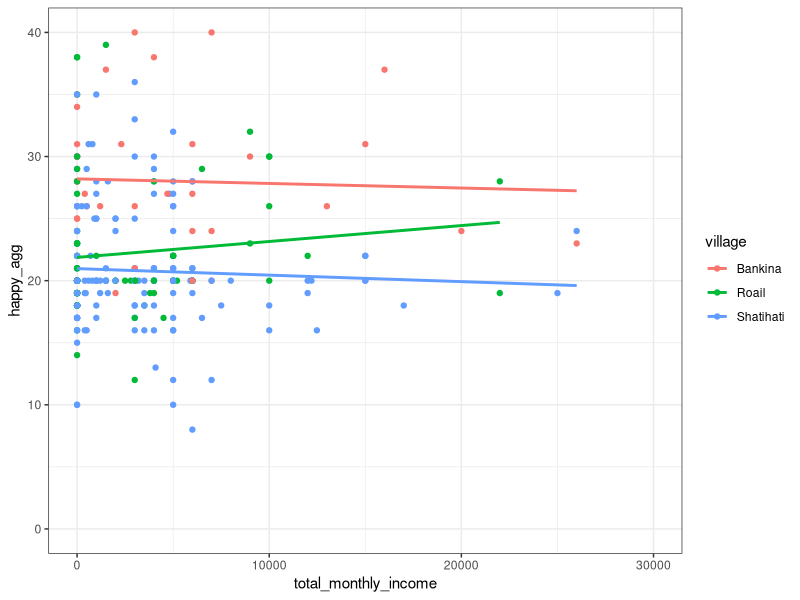
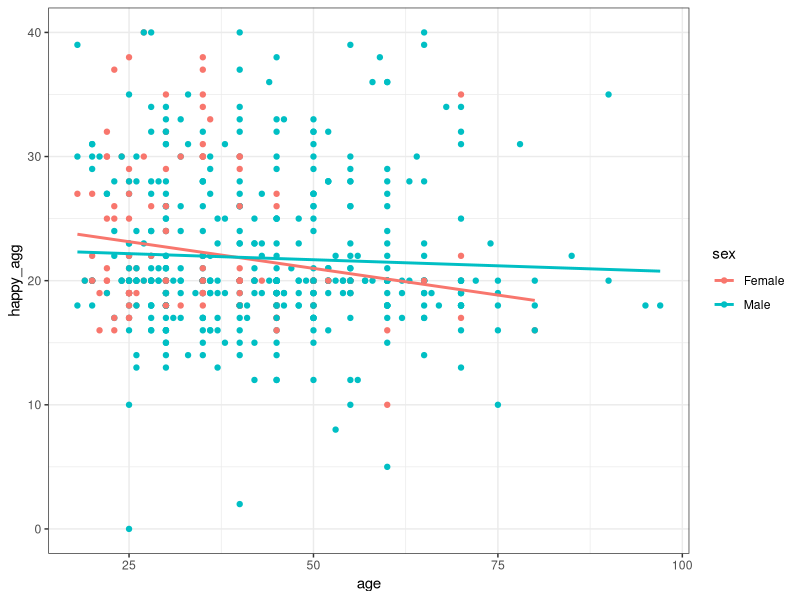
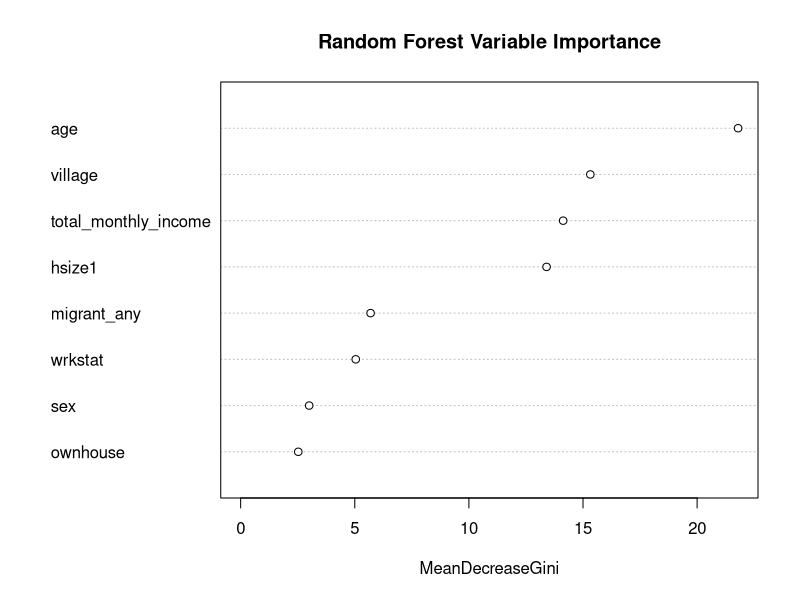
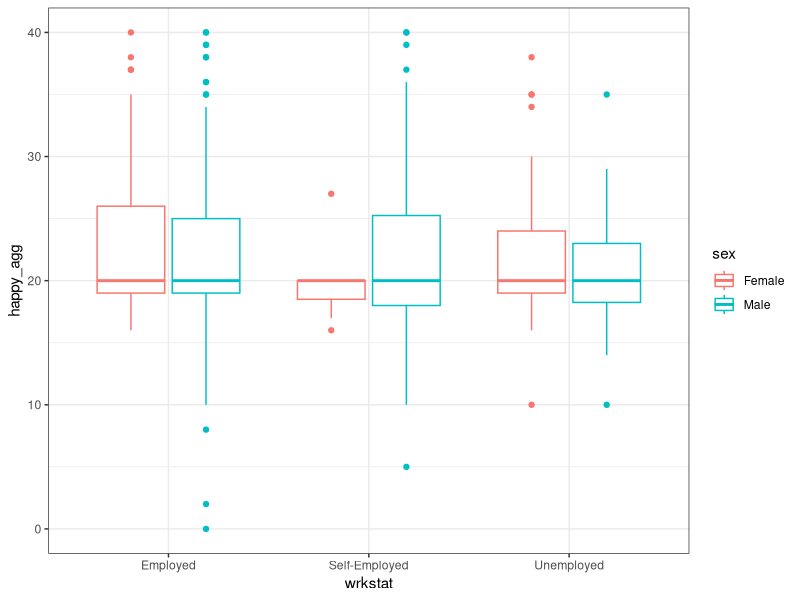

R code for these plots, in order:
#Cleaning and Isolating the Household dataset down to variables that we want to use
#I am using the hosuehold data csv file in the most recent version
#You should import the dataset manually from your computer and then select and hit import dataset again and make sure it is in your environment

library(readr)
library(tidyverse)
library(randomForest)

Household <- read_csv("Household.csv")

data <- Household


for (i in 1:nrow(data)){
  if (data$mo_wageinc1[i] == ".n"){
    data$mo_wageinc1[i] <- 0
  }
  
  if (data$mo_nonwageinc1[i] == ".n"){
    data$mo_nonwageinc1[i] <- 0
  }
  
  if (data$mo_wageinc2[i] == ".n"){
    data$mo_wageinc2[i] <- 0
  }
  
  if (data$mo_nonwageinc2[i] == ".n"){
    data$mo_nonwageinc2[i] <- 0
  }
}

data_1 <- data %>%
  select(newid, hsize1, village, migrant_any, wrkstat, age, sex, marital, happy, happy_future, ownhouse, mo_wageinc1, mo_nonwageinc1, mo_wageinc2, mo_nonwageinc2, happy_past, satcur_job, satcur_achieve, satcur_livstandard, satcur_health, satcur_safe, satcur_comm, satcur_finsec, satcur_leistime, satcur_socenv, satcur_fam) %>%
  mutate(hsize1 = as.numeric(hsize1)) %>%
  mutate(age = as.numeric(age)) %>%
  mutate(mo_wageinc1 = as.numeric(mo_wageinc1)) %>%
  mutate(mo_nonwageinc1 = as.numeric(mo_nonwageinc1)) %>%
  mutate(mo_wageinc2 = as.numeric(mo_wageinc2)) %>%
  mutate(mo_nonwageinc2 = as.numeric(mo_nonwageinc2)) %>%
  filter(happy != ".m") %>%
  filter(happy_past != ".m") %>%
  filter(happy_future != ".m") %>%
  filter(satcur_job != ".n") %>%
  filter(satcur_job != ".m" & satcur_achieve != ".m" & satcur_livstandard != ".m" & satcur_health != ".m" & satcur_safe != ".m" & satcur_comm != ".m" & satcur_finsec != ".m" & satcur_leistime != ".m" & satcur_socenv != ".m" & satcur_fam  != ".m") %>%
  mutate(across(c("happy", "satcur_job", "satcur_achieve", "satcur_livstandard", "satcur_health", "satcur_safe", "satcur_comm", "satcur_finsec", "satcur_leistime", "satcur_socenv", "satcur_fam"), as.factor)) %>%
  mutate(across(c("happy", "satcur_job", "satcur_achieve", "satcur_livstandard", "satcur_health", "satcur_safe", "satcur_comm", "satcur_finsec", "satcur_leistime", "satcur_socenv", "satcur_fam"), ~ fct_relevel(., c("Not at all satisfied", "Somewhat unsatisfied", "Satisfied", "Quite satisfied", "Completely satisfied")))) %>%
  mutate(happy_past = as.factor(happy_past)) %>%
  mutate(happy_past = fct_relevel(happy_past, c("Worse", "Same", "Better"))) %>%
  mutate(happy_future = as.factor(happy_future)) %>%
  mutate(happy_future = fct_relevel(happy_future, c("Worse", "Same", "Better"))) %>%
  mutate(happy_agg = as.numeric(satcur_job) + as.numeric(satcur_achieve) + as.numeric(satcur_livstandard) + as.numeric(satcur_health) + as.numeric(satcur_safe) + as.numeric(satcur_comm) + as.numeric(satcur_finsec) + as.numeric(satcur_leistime) + as.numeric(satcur_socenv) + as.numeric(satcur_fam) - 10) %>%
  mutate(class_2 = as.factor(happy_agg > 20))
  
View(data_1) 



max(data_1$happy_agg)


#graph 1: Happiness and income scatter plot divided by sex and faceted by village

data_1 %>%
  select(mo_wageinc1, mo_nonwageinc1, mo_wageinc2, mo_nonwageinc2, village, sex, happy_agg) %>%
  na.omit() %>%
  mutate(total_monthly_income = mo_wageinc1 + mo_nonwageinc1 + mo_wageinc2 + mo_nonwageinc2) %>%
  ggplot(aes(x = total_monthly_income, y = happy_agg, color = village)) +
  geom_point() +
  scale_x_continuous(limits = c(0, 30000)) +
  scale_y_continuous(limits = c(0, 40)) +
  theme_bw() +
  geom_smooth(method = lm, se = F)



#graph 2: Happiness and age scatter plot divided by sex and faceted by village

data_1 %>%
  select(age, village, sex, happy_agg) %>%
  na.omit() %>%
  ggplot(aes(x = age, y = happy_agg, color = sex)) +
  geom_point() +
  theme_bw() +
  geom_smooth(method = lm, se = F)

#plot 3: Random Forest var importance

rf_data <- data_1 %>%
  mutate(total_monthly_income = mo_wageinc1 + mo_nonwageinc1 + mo_wageinc2 + mo_nonwageinc2) %>%
  select(hsize1, village, migrant_any, wrkstat, age, sex, ownhouse, class_2, total_monthly_income) %>%
  na.omit() 

set.seed(346587)
split_vec <- sample(x = nrow(rf_data), size = round(.8*nrow(rf_data)), replace = FALSE)


rf_data_train <- rf_data %>%
  slice(split_vec)

rf_data_test <- rf_data %>%
  anti_join(rf_data_train)
  
rf_x_data_train <- rf_data_train %>%
  select(hsize1, village, migrant_any, wrkstat, age, sex, ownhouse, total_monthly_income)

rf_y_data_train <- rf_data_train$class_2
  
rf_x_data_test <- rf_data_test %>%
  select(hsize1, village, migrant_any, wrkstat, age, sex, ownhouse, total_monthly_income)
  
rf_y_data_test <- rf_data_test$class_2

rf1 <- randomForest(x = rf_x_data_train, y = rf_y_data_train, xtest = rf_x_data_test, ytest = rf_y_data_test, keep.forest=TRUE) 

varImpPlot(rf1, main = "Random Forest Variable Importance")


#graph 4: work status effect on happiness by gender
data_1 %>%
  select(wrkstat, happy_agg, sex) %>%
  filter(wrkstat!=".m") %>%
  na.omit() %>%
  ggplot(aes(x = wrkstat, y= happy_agg, color=sex))+
  geom_boxplot() +
  theme_bw() +
  geom_smooth(method = lm, se = F)
